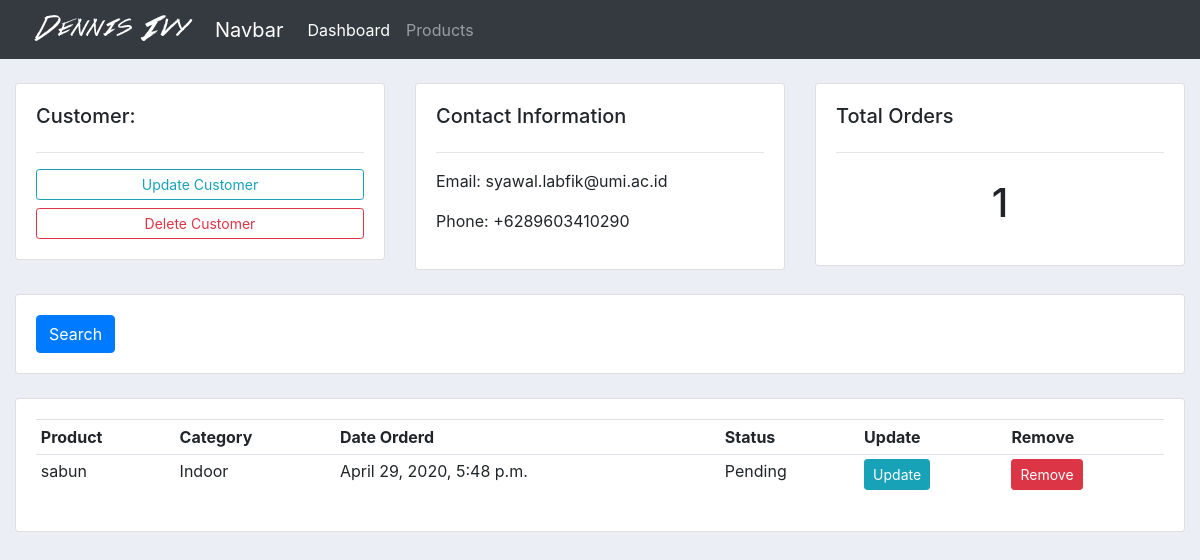
The app's page /customer/1/, older data.
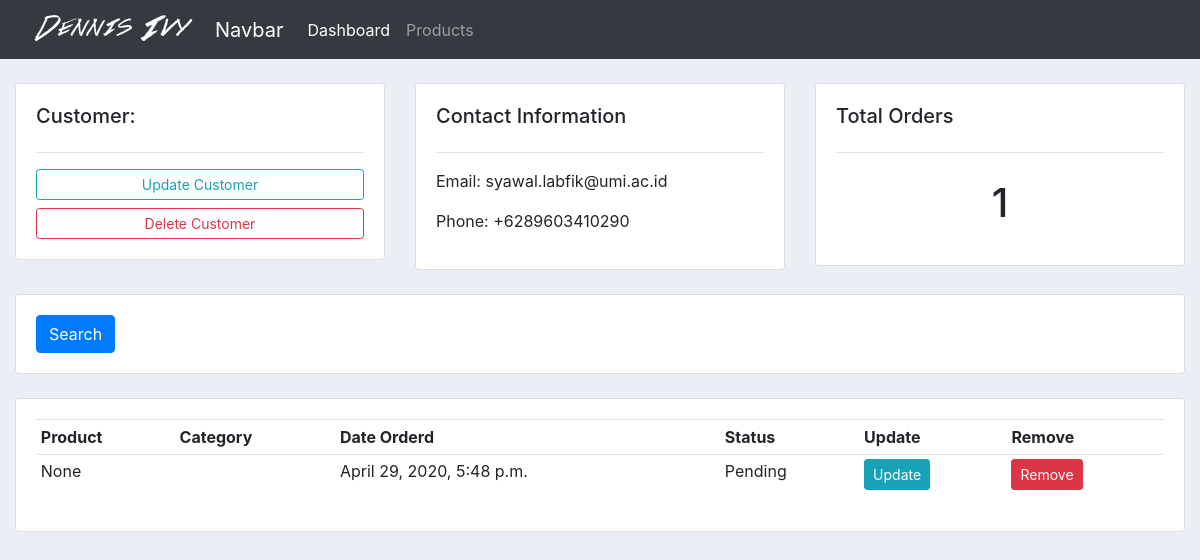
The same page, newer data.
### accounts/models.py (models this page shows, shortened)
class Order(models.Model):
    STATUS = (
            ('Pending', 'Pending'),
            ('Out for delivery', 'Out for delivery'),
            ('Delivered', 'Delivered'),
            )
    customer = models.ForeignKey(Customer, null=True, on_delete=models.SET_NULL)
    product = models.ForeignKey(Product, null=True, on_delete=models.SET_NULL)
    date_created = models.DateTimeField(auto_now_add=True, null=True)
    status = models.CharField(max_length=200, null=True, choices=STATUS)

class Product(models.Model):
    CATEGORY = (
        ('Indoor', 'Indoor'),
        ('Out Door', 'Out Door'),
    )
    name = models.CharField(max_length=200, null=True)
    price = models.FloatField(null=True)
    category = models.CharField(max_length=200, null=True, choices=CATEGORY)
    description = models.CharField(max_length=200, null=True)
    date_created = models.DateTimeField(auto_now_add=True, null=True)
    tags = models.ManyToManyField(Tag)
    def __str__(self):
        return self.name

### accounts/views.py (the view)
# urls.py: path('customer/<str:pk_test>/', views.customer, name="customer"),
def customer(request, pk_test):
    customer = Customer.objects.get(id = pk_test)
    orders = customer.order_set.all()
    order_count = orders.count()
    context = {'customer': customer, 'orders': orders, 'order_count': order_count}
    return render(request, 'accounts/customer.html', context)

### accounts/templates/accounts/customer.html
{%  extends 'accounts/main.html' %}
{% block content %}
	<br>
<div class="row">
	<div class="col-md">
		<div class="card card-body">
			<h5>Customer:</h5>
			<hr>
			<a class="btn btn-outline-info  btn-sm btn-block" href="">Update Customer</a>
			<a class="btn btn-outline-danger  btn-sm btn-block" href="">Delete Customer</a>
		</div>
	</div>
	<div class="col-md">
		<div class="card card-body">
			<h5>Contact Information</h5>
			<hr>
			<p>Email: {{customer.email}}</p>
			<p>Phone: {{customer.phone }}</p>
		</div>
	</div>
	<div class="col-md">
		<div class="card card-body">
			<h5>Total Orders</h5>
			<hr>
			<h1 style="text-align: center;padding: 10px">{{ order_count }}</h1>
		</div>
	</div>
</div>
<br>
<div class="row">
	<div class="col">
		<div class="card card-body">
			<form method="get">
		    <button class="btn btn-primary" type="submit">Search</button>
		  </form>
		</div>
	</div>
</div>
<br>
<div class="row">
	<div class="col-md">
		<div class="card card-body">
			<table class="table table-sm">
				<tr>
					<th>Product</th>
					<th>Category</th>
					<th>Date Orderd</th>
					<th>Status</th>
					<th>Update</th>
					<th>Remove</th>
				</tr>
                {% for order in orders %}
                    <tr>
                    <td>{{ order.product }}</td>
                    <td>{{ order.product.category }}</td>
                    <td>{{ order.date_created }}</td>
                    <td>{{ order.status }}</td>
                    <td><a class="btn btn-sm btn-info" href="">Update</a></td>
					<td><a class="btn btn-sm btn-danger" href="">Remove</a></td>
                    </tr>
                {% endfor %}
			</table>
		</div>
	</div>
</div>
{% endblock %}

Row changes from the older to the newer data that the page shows:
changed Order "Pending": product "sabun" → "None"; product.category "Indoor" → (not shown)
